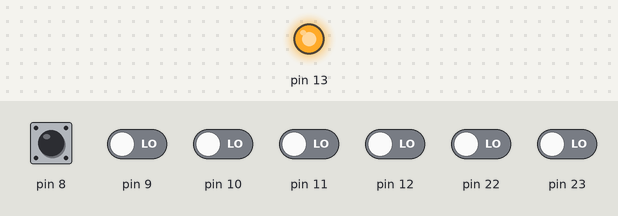
Simulated run of this sketch. Board: Arduino Uno, built with avr-gcc and run on an emulated ATmega328P. Parts: output pins drawn as LEDs (lit = HIGH). Inputs (shaded band) come from the test bench; at power-on: pin 8 HIGH, pin 9–12, pin 22, pin 23 LOW.

Above: at 1.2 s.
1.3 s: pin 8 pulled LOW for 0.15 s
At 2.3 s:
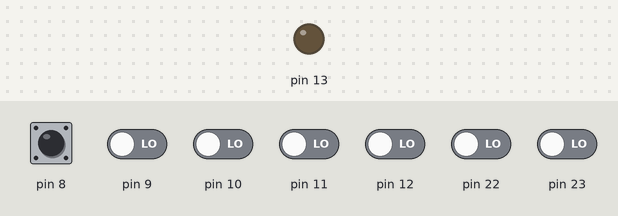
2.9 s: pin 8 pulled LOW for 1 s
At 4.9 s:
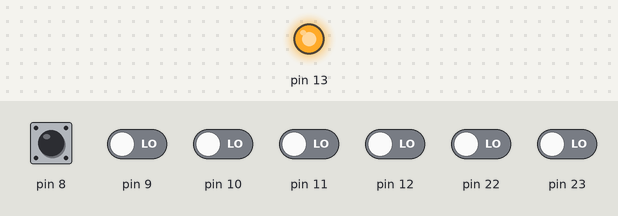
Timing chart, 0 to 6.4 s (numbered marks = the images above; inputs shaded):
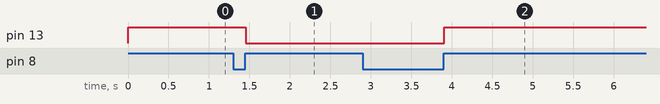

Measured:
- after the input at 1.3 s, pin 13: HIGH → LOW after 0.16 s
- after the input at 2.9 s, pin 13: LOW → HIGH after 1.0 s

The sketch:

tasterlangedruecken.ino
```cpp
void setup()
{
  CLKPR = 0x80;
  CLKPR = 0x00;

  DDRB = DDRB | (1 << 5);
  DDRB = DDRB & ~(1 << 0);

  PORTB = PORTB | (1 << 0);
  PORTB = PORTB & ~(1 << 5);

  TCCR1A = 0;
  TCCR1B = 0;

  TCCR1B = TCCR1B & ~(1 << 0); //stopp
  TCCR1B = TCCR1B & ~(1 << 2);
  TCCR1B = TCCR1B & ~(1 << 1);

  TCCR1A = TCCR1A & ~(1 << 7); //normaler Pin modus
  TCCR1A = TCCR1A & ~(1 << 6);

  TCCR1A = TCCR1A & ~(1 << 0); //CTC Modus
  TCCR1A = TCCR1A & ~(1 << 1);
  TCCR1B = TCCR1B | (1 << 3);
  TCCR1B = TCCR1B & ~(1 << 4);

  OCR1A = 156; //OCR1A gesetzt

  TIMSK1 = TIMSK1 | (1 << 1); //Interrupt lokal aktiviert
  SREG = SREG | (1 << 7); //Interrupt global freigeschaltet
}

int x = 0;

ISR(TIMER1_COMPA_vect)
{
  if ((PINB | 0b11111110) == 0b11111110)
  {
    x++;
    if (x == 100)
    {
      PORTB = PORTB ^ (1 << 5);

      TCNT1 = 0;

      TCCR1B = TCCR1B & ~(1 << 0); //stopp
      TCCR1B = TCCR1B & ~(1 << 2);
    }
  }
  else
  {
    if (x < 100)
    {
      PORTB = PORTB ^ (1 << 5);
    }
    x = 0;
    TCNT1 = 0;

    TCCR1B = TCCR1B & ~(1 << 0); //stopp
    TCCR1B = TCCR1B & ~(1 << 2);
  }
}

void loop()
{
  if ((PINB | 0b11111110) == 0b11111110)
  {
    delay(15);
    if ((PINB | 0b11111110) == 0b11111110)
    {
      TCCR1B = TCCR1B | (1 << 0); //Teiler auf 1024
      TCCR1B = TCCR1B | (1 << 2);
    }
  }
}
```
